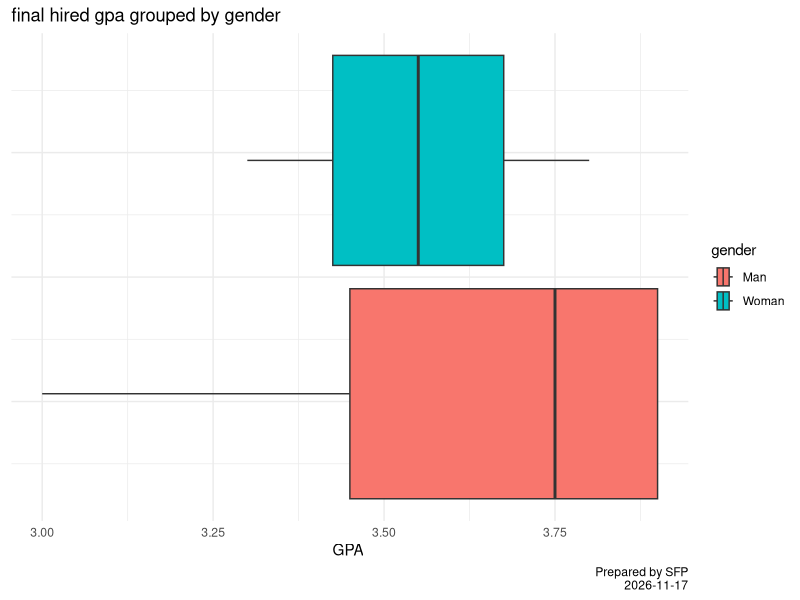
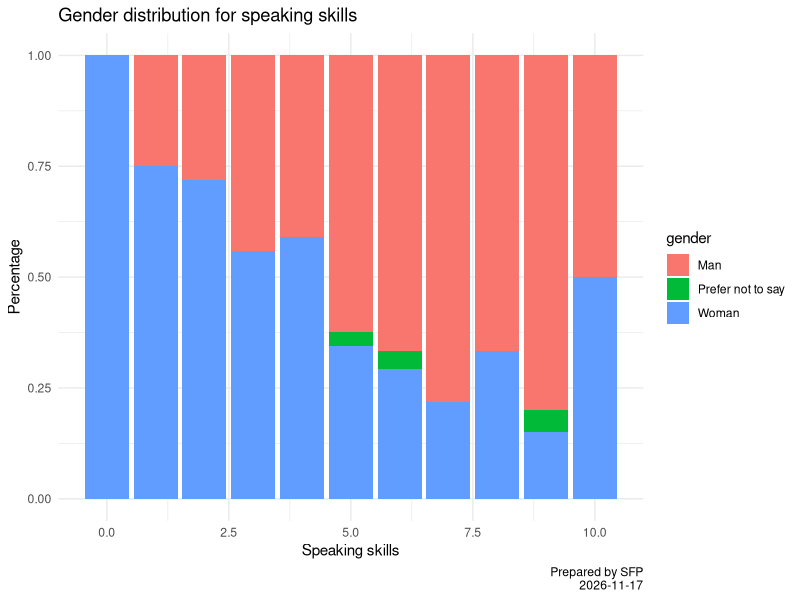
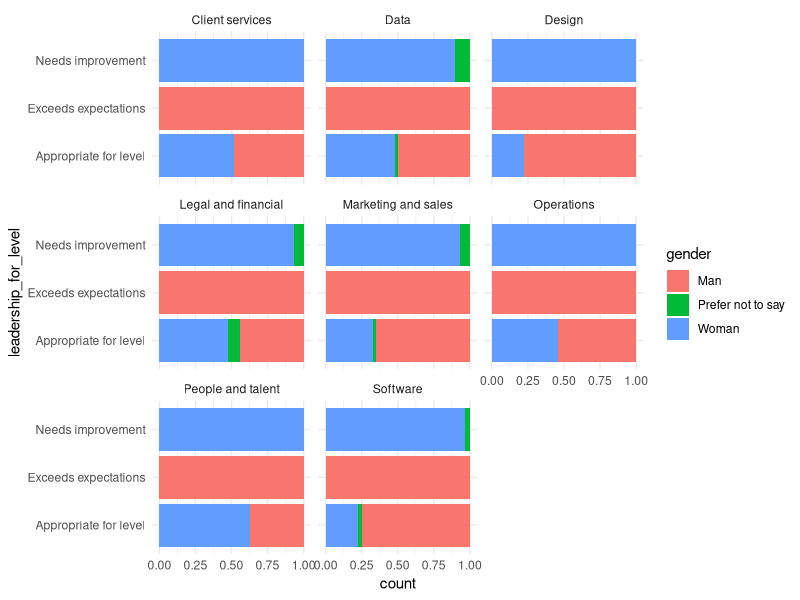

Here is the R script that generated these plots, in order:
## ---- chunk 1
library(tidyverse)
# this should supress all code and messages
knitr::opts_chunk$set(include=TRUE)
## ---- chunk 2
# This chunk provides an example of some things you can do with RMarkdown to make your report creation process easier

# read in the data
black_saber_current_employees <- read_csv("data/black-saber-current-employees.csv")
phase1 <- read_csv("data/phase1-new-grad-applicants-2020.csv")
phase2 <- read_csv("data/phase2-new-grad-applicants-2020.csv")
phase3 <- read_csv("data/phase3-new-grad-applicants-2020.csv")
final <- read_csv("data/final-hires-newgrad_2020.csv")
#join three datasets into one.
phase1_2 <- full_join(phase1,phase2)
all_phase <- left_join(phase1_2, phase3, by = "applicant_id")
final_applicant <- left_join(final, all_phase, by = "applicant_id") 




all_phase$final_result <- ifelse(all_phase$applicant_id %in% final_applicant$applicant_id, "Hired",          
                           ifelse(all_phase$applicant_id %in% phase3$applicant_id,"Refused at phase 3",  
                           ifelse(all_phase$applicant_id %in% phase2$applicant_id,"Refused at phase 2","Refused at phase 1")))
all_phase$final_result <- factor(all_phase$final_result,level=c("Refused at phase 1","Refused at phase 2","Refused at phase 3","Hired"))


# create new variables to show the hiring results for each candidates in each phrase
phase1$result <- ifelse(phase1$applicant_id %in% phase2$applicant_id,"proceed","refused")
phase2$result <- ifelse(phase2$applicant_id %in% phase3$applicant_id,"proceed","refused")
phase3$result <- ifelse(phase3$applicant_id %in% final$applicant_id,"proceed","refused")
all_phase$result <- ifelse(all_phase$applicant_id %in% final$applicant_id,"Hired","no")



model_1 <- glm(as.factor(result)~gpa+as.factor(gender)+extracurriculars+work_experience
              +leadership_presence+speaking_skills+technical_skills+writing_skills
              +interviewer_rating_1+interviewer_rating_2,
             data=all_phase,family=binomial("logit"))


summary(model_1)







final_applicant %>%
  ggplot(aes(x=gpa,fill=gender)) +
  geom_boxplot()+
  theme_minimal()+
  theme(axis.text.y=element_blank())+
  labs(title="final hired gpa grouped by gender",
       x="GPA ",
       caption = str_c("Prepared by SFP\n",Sys.Date()))


phase2 %>%
  ggplot(aes(x=speaking_skills,fill=gender)) +
  geom_bar(position="fill")+
  theme_minimal()+
  labs(title="Gender distribution for speaking skills",
       x="Speaking skills",
       y="Percentage",
       caption = str_c("Prepared by SFP\n",Sys.Date()))



#black_saber_current_employees %>%
#  ggplot(aes(as.factor(salary), fill = gender, color = gender)) +
#  geom_density(alpha = 0.2, size = 1.5) +
 # labs(
 #   x = "Annual salary (USD)",
#    y = "Density"
#  )

# check for gender bias in each team for promotion process
black_saber_current_employees %>% 
 ggplot(aes(y= leadership_for_level,fill=gender))+
  geom_bar(position="fill")+
  theme_minimal()+
  facet_wrap(~team)
  labs(title="Gender distribution on leadership for level in each team ",
       y="Leadership for level",
       x="Percentage",
       caption = str_c("Prepared by SFP\n",Sys.Date()))

#model_2 <- lm(as.numeric(salary) ~ productivity + as.factor(gender) + as.factor(role_seniority), data = black_saber_current_employees)

#summary(model_2)

model_3 <- glm(as.factor(leadership_for_level) ~ productivity + as.factor(gender) + as.factor(role_seniority), data = black_saber_current_employees, family=binomial("logit"))

summary(model_3)




## ---- chunk 3
library(tidyverse)
library(lme4)
